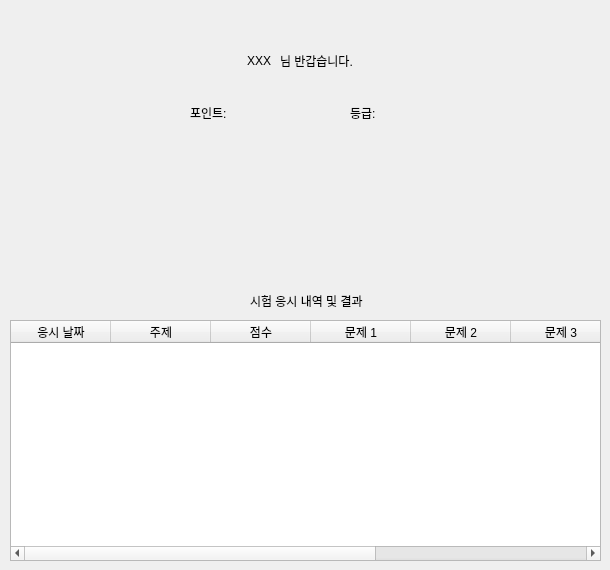
     <widget class="QWidget" name="tab_stu_point">
      <attribute name="title">
       <string>포인트 및 등급</string>
      </attribute>
      <widget class="QLabel" name="label_stu_my_name">
       <property name="geometry">
        <rect>
         <x>160</x>
         <y>50</y>
         <width>111</width>
         <height>21</height>
        </rect>
       </property>
       <property name="text">
        <string>XXX</string>
       </property>
       <property name="alignment">
        <set>Qt::AlignRight|Qt::AlignTrailing|Qt::AlignVCenter</set>
       </property>
      </widget>
      <widget class="QLabel" name="label_40">
       <property name="geometry">
        <rect>
         <x>250</x>
         <y>290</y>
         <width>131</width>
         <height>21</height>
        </rect>
       </property>
       <property name="text">
        <string>시험 응시 내역 및 결과</string>
       </property>
      </widget>
      <widget class="QTableWidget" name="table_stu_quiz_result">
       <property name="geometry">
        <rect>
         <x>10</x>
         <y>320</y>
         <width>591</width>
         <height>241</height>
        </rect>
       </property>
       <attribute name="verticalHeaderVisible">
        <bool>false</bool>
       </attribute>
       <column>
        <property name="text">
         <string>응시 날짜</string>
        </property>
       </column>
       <column>
        <property name="text">
         <string>주제</string>
        </property>
       </column>
       <column>
        <property name="text">
         <string>점수</string>
        </property>
       </column>
       <column>
        <property name="text">
         <string>문제 1</string>
        </property>
       </column>
       <column>
        <property name="text">
         <string>문제 2</string>
        </property>
       </column>
       <column>
        <property name="text">
         <string>문제 3</string>
        </property>
       </column>
       <column>
        <property name="text">
         <string>문제 4</string>
        </property>
       </column>
       <column>
        <property name="text">
         <string>문제 5</string>
        </property>
       </column>
      </widget>
      <widget class="QLabel" name="label_25">
       <property name="geometry">
        <rect>
         <x>190</x>
         <y>100</y>
         <width>50</width>
         <height>25</height>
        </rect>
       </property>
       <property name="text">
        <string>포인트:</string>
       </property>
      </widget>
      <widget class="QLabel" name="label_27">
       <property name="geometry">
        <rect>
         <x>350</x>
         <y>100</y>
         <width>40</width>
         <height>25</height>
        </rect>
       </property>
       <property name="text">
        <string>등급:</string>
       </property>
      </widget>
      <widget class="QLabel" name="label_stu_point">
       <property name="geometry">
        <rect>
         <x>240</x>
         <y>100</y>
         <width>50</width>
         <height>25</height>
        </rect>
       </property>
       <property name="text">
        <string/>
       </property>
      </widget>
      <widget class="QLabel" name="label_stu_grade">
       <property name="geometry">
        <rect>
         <x>390</x>
         <y>100</y>
         <width>50</width>
         <height>25</height>
        </rect>
       </property>
       <property name="text">
        <string/>
       </property>
      </widget>
      <widget class="QLabel" name="index_name_stu_lbl_2">
       <property name="geometry">
        <rect>
         <x>280</x>
         <y>50</y>
         <width>111</width>
         <height>21</height>
        </rect>
       </property>
       <property name="text">
        <string>님 반갑습니다. </string>
       </property>
      </widget>
     </widget>
